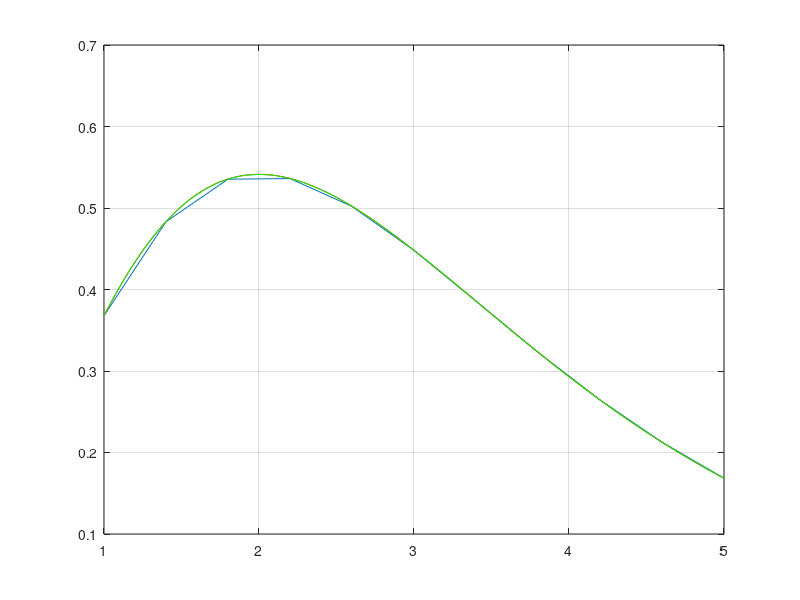

Reproduce this figure in MATLAB.
function methodRunge
    a = 1;
    b = 5;
    y0 = 1/exp(1);
    n = 10;
    [x, y] = runge(a,b,y0,n);
    
    x1 = 1 : 0.01 : 5;
    y1 = x1.^2 .* exp(-x1);
    [x2,y2] = ode45(@f,[1, 5],y0);
    plot(x,y);
    hold on;
    plot(x1,y1,'r');
    plot(x2,y2,'g');
    grid on;
    
    
function[x,y] = runge(a,b,y0,n)
    h = (b - a)/n;
    x(1) =a;
    y(1) = y0;
    for i = 1 : n
        k1 = f(x(i), y(i));
        k2 = f(x(i) +h/2, y(i) +h*k1/2);
        k3 = f(x(i) + h/2, y(i) + h *k2/2);
        k4 = f(x(i) + h, y(i) + h*k3);
        y(i+1) = y(i) + h*(k1 + 2*k2 + 2*k3 + k4)/6;
        x(i+1) = x(i) + h;
    end



function y = f(x,y)
    y = (3*x^2*exp(-x) - (x+1)*y)/x;
    